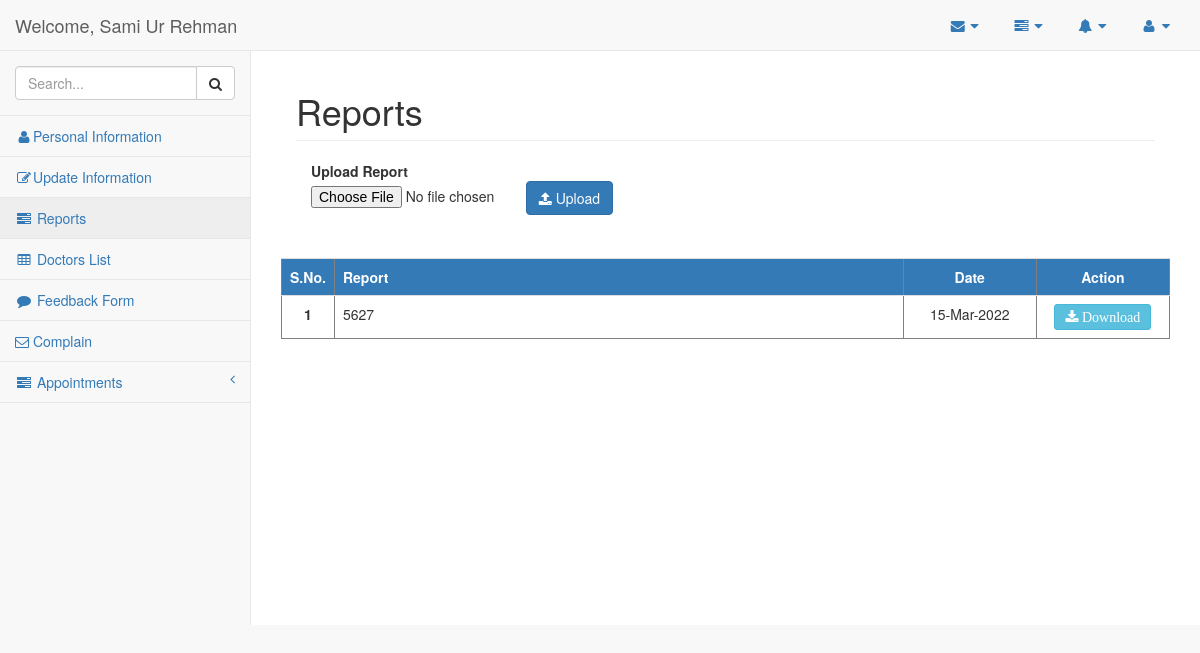
The app's page /upload_reports.php (signed in) with its own data.
### tables this page shows
CREATE TABLE `tbl_patient` (
  `patient_id` int(10) NOT NULL AUTO_INCREMENT,
  `name` varchar(30) DEFAULT NULL,
  `email` varchar(50) DEFAULT NULL,
  `phone` varchar(255) DEFAULT NULL,
  `date_of_birth` int(11) DEFAULT NULL,
  `country` varchar(255) DEFAULT NULL,
  `city` varchar(255) DEFAULT NULL,
  `password` varchar(255) DEFAULT NULL,
  `gender` varchar(10) DEFAULT NULL,
  `created_on` int(11) DEFAULT NULL,
  `updated_on` int(11) DEFAULT NULL,
  PRIMARY KEY (`patient_id`)
);

CREATE TABLE `tbl_patient_report` (
  `report_id` int(11) NOT NULL AUTO_INCREMENT,
  `patient_id` int(11) DEFAULT NULL,
  `file_name` text,
  `report_file_path` text,
  `upload_date` int(11) DEFAULT NULL,
  PRIMARY KEY (`report_id`)
);

### upload_reports.php (the view, shortened to what this page needs)
<?php
	include('database_connectivity.php');
?>
<!DOCTYPE html>
<html>
<head>
    <?php include('head.php'); ?>
</head>
<body>
    <div id="wrapper">
        <?php include('sidebar.php'); ?>
        <div id="page-wrapper" style="min-height: 574px;">
            <div class="container-fluid">
                <div class="row">
                    <div class="col-lg-12">
                        <h1 class="page-header"> Reports</h1>
                    </div>
                    <div class="panel-body">
                    	<form method="post" action="operation.php" enctype="multipart/form-data">
                    		<div class="form-group col-md-3">
                                <label>Upload Report</label>
                                <input type="file" name="file" required="file"><br>
                            </div>
                            <div class="form-group col-md-4">
                            	<br>
                            	<button type="submit" name="btn_upload_report" value="Search" class="btn btn-primary">
			              			<i class="fa fa-upload mr-2"></i>  Upload
			              		</button>
                            </div>
                        </form>
                    </div>
                </div>
                <div class="row">
                    <table style="width:100%" border="1" class="table table-striped"  >
                        <tr>
                            <th class="bg-primary" width="5%">S.No.</th>
                            <th class="bg-primary">Report</th>
                            <th class="bg-primary" width="15%" style="text-align: center;">Date</th>
                            <th class="bg-primary" width="15%" style="text-align: center;">Action</th>
                        </tr>
                        <?php
                        	$query = "SELECT * FROM tbl_patient_report where patient_id = '".$_SESSION['user_id']."'";
                        	$result = $conn->query($query);
						    $count = 1;
						    while ($row = $result->fetch_assoc())
						    {
						    	?>
						    	<tr>
						    		<td style="text-align: center;"><b><?=$count?></b></td>
						    		<td><?=$row['file_name']?></td>
						    		<td style="text-align: center;"><?=strftime('%d-%b-%Y', $row['upload_date'])?></td>
						    		<td style="text-align: center;">
						    			<a href="<?=$row["report_file_path"]?>" class="btn fa fa-download btn-info btn-sm"> Download</a>
						    		</td>
						    	</tr>
						    	<?
						    	$count++;
						    }
                        ?>
                    </table>
                </div>
            </div>
        </div>
    </div>
</body>

### sidebar.php (shortened to what this page needs)
<?php
    include('database_connectivity.php');
    if (isset($_SESSION['user_id'])) {
        $query = "SELECT * FROM tbl_patient where patient_id = '".$_SESSION['user_id']."'";
        $result = $conn->query($query);
        while ($row = $result->fetch_assoc()) {
            $name = $row['name'];
        }
    }
?>
<nav class="navbar navbar-default navbar-static-top" role="navigation" style="margin-bottom: 0">
    <div class="navbar-header">
        <a class="navbar-brand" href="dashboard.php">Welcome, <?=$name?> </a>
    </div>
    <ul class="nav navbar-top-links navbar-right in">
        <li class="dropdown">
            <a class="dropdown-toggle" data-toggle="dropdown" href="#" aria-expanded="false">
                <i class="fa fa-envelope fa-fw"></i> <i class="fa fa-caret-down"></i>
            </a>
        </li>
        <li class="dropdown">
            <a class="dropdown-toggle" data-toggle="dropdown" href="#" aria-expanded="false">
                <i class="fa fa-tasks fa-fw"></i> <i class="fa fa-caret-down"></i>
            </a>
        </li>
        <li class="dropdown">
            <a class="dropdown-toggle" data-toggle="dropdown" href="#" aria-expanded="false">
                <i class="fa fa-bell fa-fw"></i> <i class="fa fa-caret-down"></i>
            </a>
        </li>
        <li class="dropdown">
            <a class="dropdown-toggle" data-toggle="dropdown" href="#" aria-expanded="false">
                <i class="fa fa-user fa-fw"></i> <i class="fa fa-caret-down"></i>
            </a>
        </li>
    </ul>
    <div class="navbar-default sidebar in" role="navigation">
        <div class="sidebar-nav navbar-collapse">
            <ul class="nav in" id="side-menu">
                <li class="sidebar-search">
                    <div class="input-group custom-search-form">
                        <input type="text" class="form-control" placeholder="Search...">
                        <span class="input-group-btn">
                            <button class="btn btn-default" type="button">
                                <i class="fa fa-search"></i>
                            </button>
                        </span>
                    </div>
                </li>
                <?php
                    if (isset($_SESSION['user_id'])) {
                       ?>
                        <li>
                            <a href="dashboard.php"><i class="fa fa-user fa-fw"></i>Personal Information</a>
                        </li>
                        <li>
                            <a href="edit.php"><i class="fa fa-edit fa-fw"></i>Update Information</a>
                        </li>
                        <li>
                            <a href="upload_reports.php"><i class="fa fa-tasks fa-fw"></i> Reports</a>
                        </li>
                        <li>
                            <a href="doctors_list.php"><i class="fa fa-table fa-fw"></i> Doctors List</a>
                        </li>
                        <li>
                            <a href="feedback.php"><i class="fa fa-comment fa-fw"></i> Feedback Form</a>
                        </li>
                        <li>
                            <a href="complain.php"><i class="fa fa-envelope-o" aria-hidden="true"></i> Complain</a>
                        </li>
                        <li>
                            <a href="#"><i class="fa fa-tasks  fa-fw"></i> Appointments<span class="fa arrow"></span></a>
                        </li>
                       <?php
                    }
                        ?>
            </ul>
        </div>
    </div>
</nav>

### records on screen
tbl_patient: name "Sami Ur Rehman"
tbl_patient_report: file_name "5627", upload_date "15-Mar-2022"
